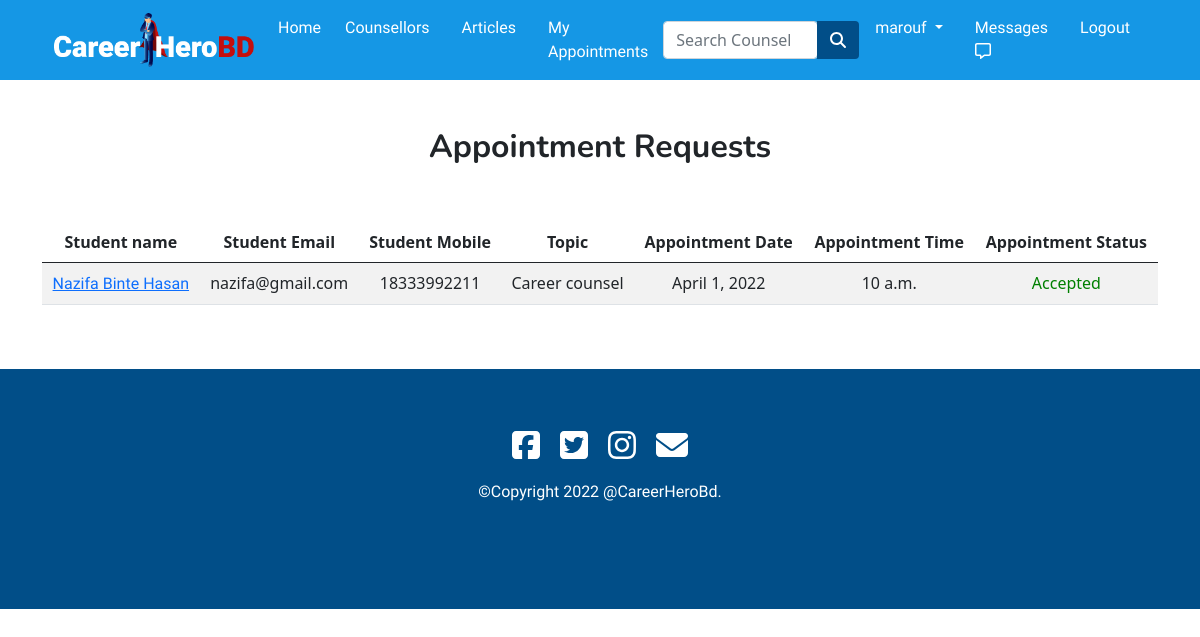
The page /appointment/ (signed in) on the database its author committed.
### app/models.py (models this page shows, shortened)
class User(AbstractUser):
  is_counselor= models.BooleanField(default=False)
  is_student = models.BooleanField(default=False)

class Appoinment(models.Model):
  req_user=models.ForeignKey(Student,on_delete=models.CASCADE,blank=True,null=True)
  accept_user=models.ForeignKey(Counselor,on_delete=models.CASCADE,blank=True,null=True)
  topics = models.CharField(max_length=200,blank=True,null=True)
  appoinment_date=models.DateField()
  appoinment_time = models.TimeField()
  appoinment_status = models.CharField(max_length=20,default="Pending")

class Student(models.Model):
  user = models.ForeignKey(settings.AUTH_USER_MODEL,on_delete=models.CASCADE)
  name = models.CharField(max_length=30,blank=True,null=True)
  email = models.EmailField(max_length=40,blank=True,null=True)
  mobile = models.IntegerField(blank=True,null=True)
  image = models.ImageField(upload_to='images/',null=True,blank=True)
  cls = models.CharField(max_length=30,blank=True,null=True)
  institute = models.CharField(max_length=300,blank=True,null=True)
  address = models.CharField(max_length=100,blank=True,null=True)
  area_of_interest = models.CharField(max_length=100,blank=True,null=True)

### app/views.py (the view)
# urls.py: path('appointment/',views.appoinment,name="appointment"),
def appoinment(request):
  if request.user.is_student:
    stu_apn = Appoinment.objects.all()
    return render(request, 'app/appoinments.html',{'stu_apn':stu_apn})
  elif request.user.is_counselor:
    counselor_apn=Appoinment.objects.all()
    student=Student.objects.all()
    return render(request, 'app/counselor_appoinment.html',{'counselor_apn':counselor_apn,'student':student})

### app/templates/app/counselor_appoinment.html (shortened to what this page needs)
{% extends 'app/base.html' %}
{% load static %}
{% load crispy_forms_tags %}
{% block main-content %}
<div class="container my-5" style="padding-top: 80px;">
  <center>
    <h2>Appointment Requests</h2>
  </center>
  <br><br>
  <div class="row">
    <div class="col-md-12 table-responsive">
      <table class="table table-striped">
        <thead>
          <tr>
            <th scope="col" class="text-center">Student name</th>
            <th scope="col" class="text-center">Student Email</th>
            <th scope="col" class="text-center">Student Mobile</th>
            <th scope="col" class="text-center">Topic</th>
            <th scope="col" class="text-center">Appointment Date</th>
            <th scope="col" class="text-center">Appointment Time</th>
            <th scope="col" class="text-center">Appointment Status</th>
          </tr>
        </thead>
        {% for apn in counselor_apn %}
        {% if apn.accept_user.user.pk == request.user.pk %}
        <tbody>
          <tr>
            <td class="text-center">
              <a href="{% url 'student_profile' apn.req_user.id %}">{{apn.req_user.name}}</a>
            </td>
            <td class="text-center">{{apn.req_user.email}}</td>
            <td class="text-center">{{apn.req_user.mobile}}</td>
            <td class="text-center">{{apn.topics}}</td>
            <td class="text-center">{{apn.appoinment_date}}</td>
            <td class="text-center">{{apn.appoinment_time}}</td>
            {% if apn.appoinment_status == "Pending" %}
            <td class="text-center"><span><a href="{% url 'accept' apn.pk %}" class="btn btn-sm btn-success">Accept</a></span>
              <span><a href="{% url 'decline' apn.pk %}" role="button"
                  class="btn btn-sm btn-danger">Decline</a></span>
            </td>
            {% elif apn.appoinment_status == "Declined" %}
            <td style="color: red;" class="text-center">{{apn.appoinment_status}} <a
                href="{% url 'cancel' apn.id %}"></a></td>
            {% elif apn.appoinment_status == "Accepted" %}
            <td style="color: green;" class="text-center">{{apn.appoinment_status}} </i></td>
            {% endif %}
          </tr>
        </tbody>
        {% endif %}
        {% endfor %}
      </table>
    </div>
  </div>
</div>
{% endblock main-content %}

### app/templates/app/base.html (shortened to what this page needs)
<!DOCTYPE html>
{% load static %}
<html lang="en">
<head>
  <link rel="stylesheet" href="{% static 'app/css/style.css' %}">
  <link href="https://cdn.jsdelivr.net/npm/bootstrap@5.0.0-beta1/dist/css/bootstrap.min.css" rel="stylesheet"
>
  <link rel="stylesheet" href="https://stackpath.bootstrapcdn.com/font-awesome/4.7.0/css/font-awesome.min.css">
  <link rel="stylesheet" href="{% static 'app/css/owl.carousel.min.css' %}">
  <link rel="stylesheet" href="{% static 'app/css/all.min.css' %}">
  <link rel="stylesheet" href="https://cdnjs.cloudflare.com/ajax/libs/animate.css/3.7.2/animate.css">
</head>
<body>
  <div class="row">
    <div class="col-sm-12 col-md-12 col-lg-12">
      <nav id="nav" class="navbar navbar-expand-lg navbar-dark  fixed-top" style="background-color: #1597E5;">
        <div class="container">
          <a class="navbar-brand" href="/"><img src="{% static 'app/images/nav/logo.png' %}" alt=""
              style="width: 200px;"></a>
          <button class="navbar-toggler" type="button" data-bs-toggle="collapse"
            data-bs-target="#navbarSupportedContent" aria-controls="navbarSupportedContent" aria-expanded="false"
            aria-label="Toggle navigation">
            <div class="collapse navbar-collapse" id="navbarSupportedContent">
              <ul class="navbar-nav me-auto mb-2 mb-lg-0">
                <li class="nav-item">
                  <a class="nav-link" aria-current="page" href="/">Home</a>
                </li>
                <li class="nav-item mx-2">
                  <a href="{% url 'counselor' %}" class="nav-link">Counsellors</a>
                </li>
                <li class="nav-item mx-2">
                  <a href="{% url 'article_list' %}" class="nav-link">Articles</a>
                </li>
                {% if request.user.is_authenticated %}
                <li class="nav-item mx-2">
                  <a href="{% url 'appointment' %}" class="nav-link">My Appointments</a>
                </li>
                {% endif %}
              </ul>
              <form class="d-flex input-group w-auto" method="POST" action="{% url 'search_list' %}">
                <input type="search" class="form-control rounded" name="q" placeholder="Search Counsellor"
                  aria-label="Search" aria-describedby="search-addon" />
                <button type="submit" class="btn" style="background-color: #014e88;"><i class="fas fa-search"
                    style="color: white;"></i></button>
              </form>
              <div>
                <ul class="navbar-nav me-auto mb-2 mb-lg-0">
                  {% if request.user.is_authenticated %}
                  <li class="nav-item dropdown mx-2">
                    <a class="nav-link dropdown-toggle" href="#" id="profileDropdown" role="button"
                      data-bs-toggle="dropdown" aria-expanded="false">
                      {{request.user.username}}
                    </a>
                  </li>
                  <li class="nav-item mx-2">
                    <a href="{% url 'inbox' %}" class="nav-link">Messages <i class="far fa-comment-alt "></i></a>
                  </li>
                  <li class="nav-item mx-2">
                    <a href="{% url 'logout' %}" class="nav-link">Logout</a>
                  </li>
                  {% endif %}
                </ul>
              </div>
            </div>
        </div>
      </nav>
    </div>
  </div>
  {% block main-content %}
  {% endblock main-content %}
  <section id="footer" class="section-padding">
    <footer>
      <a target="_blank" href="https://www.facebook.com/"><i class="icon1 fab fa-facebook-square fa-2x"></i></a>
      <a class="mx-3" target="_blank" href="https://twitter.com/"><i class="icon1 fab fa-twitter-square fa-2x"></i></a>
      <a class="me-3" target="_blank" href="https://www.instagram.com/"><i class="icon1 fab fa-instagram fa-2x"></i></a>
      <a target="_blank" href="mailto:someone@example.com"><i class="icon1 fas fa-envelope fa-2x"></i></a>
      <p class="mt-3 text-center">©Copyright 2022 @CareerHeroBd.</p>
    </footer>
  </section>
</body>
</html>

### app/templates/app/base.html (style rules this page uses)
* { margin: 0; padding: 0; }
body { scroll-behavior: smooth; }
.section-padding { padding-top: 50px; padding-bottom: 50px; }
h1, h2 { font-family: 'Nunito', sans-serif; font-weight: bold; }
h4, h5, h6, p, a { font-family: 'Fira Sans', sans-serif; font-weight: 300; text-align: justify; }
.nav-link { color: white !important; transition: all .3s ease-in-out; }
#footer { text-align: center; background-color: #014e88; color: white; width: 100%; height: 30vh; padding: 60px 0px; }
#footer a { color: white; }
#footer .icon1 { color: white; transition: .6s ease; }

### rows shown on the page
User: user.username "marouf"
Appoinment: req_user.name "Nazifa Binte Hasan", req_user.email "nazifa@gmail.com", req_user.mobile "18333992211", topics "Career counsel", appoinment_date "April 1, 2022", appoinment_time "10 a.m.", appoinment_status "Accepted"
